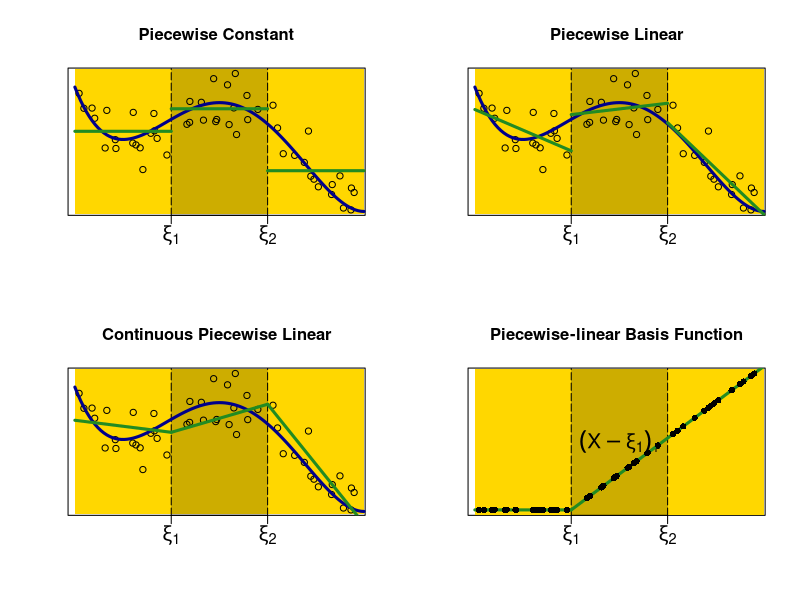

Reproduce this figure in R.
# recreating figure 5.1

# first generate some data from a distribution similar to that in the textbook
set.seed(5)
n = 50
x = runif(n, min=0, max=3)
# polynomial with first derivative tangent = 0 at x = 0.5, 1.5 and 3
true_func = function(x){0.25*x**4 - (5/3)*x**3 + (6.75/2)*x**2 - (2.25)*x + 10}
y = true_func(x) + rnorm(n,0,0.15)

# utility functions
positive_part <- function(x){x[x<0] <- 0; return(x)}
indicator_func <- function(x, min_, max_){
  return(ifelse((x >= min_) & (x < max_), 1, 0))
}

# script params
delta=0.01
xi_1 = 1
xi_2 = 2

par(mfrow=c(2,2))
# ------------------------------------------------------------------------------------
# plot the data for top left
plot(x, y, xlab = NA, ylab = NA, xaxt='n', yaxt='n', type = 'n', main = 'Piecewise Constant')
rect(0, par("usr")[3]+delta, xi_1, par("usr")[4]-delta,col = "gold1", border = NA)
rect(xi_1, par("usr")[3]+delta, xi_2, par("usr")[4]-delta,col = "gold3", border = NA)
rect(xi_2, par("usr")[3]+delta, 3, par("usr")[4]-delta, col = "gold1", border = NA)
abline(v=xi_1, lty=5)
abline(v=xi_2, lty=5)
points(x, y)
axis(side = 1, at = list(xi_1,xi_2), labels = c(expression(xi[1]), expression(xi[2])), cex.axis=1.5)
curve(true_func, from=0, to=3, add = TRUE,  col = 'darkblue', lwd = 3)


# fit piecewise constant
spline_mod <- lm(y ~ 0 + indicator_func(x, 0, xi_1) + indicator_func(x, xi_1, xi_2) + indicator_func(x, xi_2, 3))
predict_spline <- function(x, spline_mod, xi_1, xi_2){
  y <- indicator_func(x, 0, xi_1)*spline_mod$coefficients[[1]] + 
    indicator_func(x, xi_1, xi_2)*spline_mod$coefficients[[2]] + 
    indicator_func(x, xi_2, 3)*spline_mod$coefficients[[3]] 
  return(y)
}

plot_linear_segment <- function(min_, max_, spline_mod, xi_1, xi_2){
  epsilon = 0.0001  # deals with non continuous knots
  y0 = predict_spline(min_ + epsilon, spline_mod, xi_1, xi_2)
  y1 = predict_spline(max_ - epsilon, spline_mod, xi_1, xi_2)
  segments(x0=min_, y0 = y0, x1=max_, y1=y1, col='forestgreen', lwd = 3)
}
# add each of the segments individually
plot_linear_segment(0, xi_1, spline_mod, xi_1, xi_2)
plot_linear_segment(xi_1, xi_2, spline_mod, xi_1, xi_2)
plot_linear_segment(xi_2, 3, spline_mod, xi_1, xi_2)


# ------------------------------------------------------------------------------------
# plot the data for top right
plot(x, y, xlab = NA, ylab = NA, xaxt='n', yaxt='n', type = 'n', main = 'Piecewise Linear')
rect(0, par("usr")[3]+delta, xi_1, par("usr")[4]-delta,col = "gold1", border = NA)
rect(xi_1, par("usr")[3]+delta, xi_2, par("usr")[4]-delta,col = "gold3", border = NA)
rect(xi_2, par("usr")[3]+delta, 3, par("usr")[4]-delta, col = "gold1", border = NA)
abline(v=xi_1, lty=5)
abline(v=xi_2, lty=5)
points(x, y)
axis(side = 1, at = list(xi_1,xi_2), labels = c(expression(xi[1]), expression(xi[2])), cex.axis=1.5)
curve(true_func, from=0, to=3, add = TRUE,  col = 'darkblue', lwd = 3)


# fit piecewise linear
spline_mod <- lm(y ~ 0 + indicator_func(x, 0, xi_1) + indicator_func(x, xi_1, xi_2) +
                   indicator_func(x, xi_2, 3) + x:indicator_func(x, 0, xi_1) + 
                   x:indicator_func(x, xi_1, xi_2) + x:indicator_func(x, xi_2, 3))
predict_spline <- function(x, spline_mod, xi_1, xi_2){
  y <- indicator_func(x, 0, xi_1)*spline_mod$coefficients[[1]] + 
    indicator_func(x, xi_1, xi_2)*spline_mod$coefficients[[2]] + 
    indicator_func(x, xi_2, 3)*spline_mod$coefficients[[3]] +
    x*indicator_func(x, 0, xi_1)*spline_mod$coefficients[[4]] + 
    x*indicator_func(x, xi_1, xi_2)*spline_mod$coefficients[[5]] + 
    x*indicator_func(x, xi_2, 3)*spline_mod$coefficients[[6]]
  return(y)
}


plot_linear_segment <- function(min_, max_, spline_mod, xi_1, xi_2){
  epsilon = 0.0001  # deals with non continuous knots
  y0 = predict_spline(min_ + epsilon, spline_mod, xi_1, xi_2)
  y1 = predict_spline(max_ - epsilon, spline_mod, xi_1, xi_2)
  segments(x0=min_, y0 = y0, x1=max_, y1=y1, col='forestgreen', lwd = 3)
}
# add each of the segments individually
plot_linear_segment(0, xi_1, spline_mod, xi_1, xi_2)
plot_linear_segment(xi_1, xi_2, spline_mod, xi_1, xi_2)
plot_linear_segment(xi_2, 3, spline_mod, xi_1, xi_2)


# ------------------------------------------------------------------------------------
# plot the data for bottom left
plot(x, y, xlab = NA, ylab = NA, xaxt='n', yaxt='n', type = 'n', main = 'Continuous Piecewise Linear')
rect(0, par("usr")[3]+delta, xi_1, par("usr")[4]-delta,col = "gold1", border = NA)
rect(xi_1, par("usr")[3]+delta, xi_2, par("usr")[4]-delta,col = "gold3", border = NA)
rect(xi_2, par("usr")[3]+delta, 3, par("usr")[4]-delta, col = "gold1", border = NA)
abline(v=xi_1, lty=5)
abline(v=xi_2, lty=5)
points(x, y)
axis(side = 1, at = list(xi_1,xi_2), labels = c(expression(xi[1]), expression(xi[2])), cex.axis=1.5)
curve(true_func, from=0, to=3, add = TRUE,  col = 'darkblue', lwd = 3)

# fit continuous piecewise linear
spline_mod <- lm(y ~ 1 + x + positive_part(x-xi_1) + positive_part(x-xi_2))
predict_spline <- function(x, spline_mod, xi_1, xi_2){
  y <- spline_mod$coefficients[[1]] + x*spline_mod$coefficients[[2]] +
    positive_part(x-xi_1)*spline_mod$coefficients[[3]] + 
    positive_part(x-xi_2)*spline_mod$coefficients[[4]]
  return(y)
}

plot_linear_segment <- function(min_, max_, spline_mod, xi_1, xi_2){
  y0 = predict_spline(min_, spline_mod, xi_1, xi_2)
  y1 = predict_spline(max_, spline_mod, xi_1, xi_2)
  segments(x0=min_, y0 = y0, x1=max_, y1=y1, col='forestgreen', lwd = 3)
}
# add each of the segments individually
plot_linear_segment(0, xi_1, spline_mod, xi_1, xi_2)
plot_linear_segment(xi_1, xi_2, spline_mod, xi_1, xi_2)
plot_linear_segment(xi_2, 3, spline_mod, xi_1, xi_2)

# ------------------------------------------------------------------------------------
# plot the data for bottom right
plot(x, positive_part(x-xi_1), xlab = NA, ylab = NA, xaxt='n', yaxt='n', type = 'n', main = 'Piecewise-linear Basis Function')
rect(0, par("usr")[3]+delta, xi_1, par("usr")[4]-delta,col = "gold1", border = NA)
rect(xi_1, par("usr")[3]+delta, xi_2, par("usr")[4]-delta,col = "gold3", border = NA)
rect(xi_2, par("usr")[3]+delta, 3, par("usr")[4]-delta, col = "gold1", border = NA)
abline(v=xi_1, lty=5)
abline(v=xi_2, lty=5)
text(x=(xi_1+xi_2)/2, y=max(positive_part(x-xi_1))/2, labels = expression((X - xi[1])['+']), cex=1.5)
axis(side = 1, at = list(xi_1,xi_2), labels = c(expression(xi[1]), expression(xi[2])), cex.axis=1.5)

# add the two linear segments
segments(x0=0, y0 = positive_part(0-xi_1), x1=xi_1, y1=positive_part(xi_1-xi_1), col='forestgreen', lwd = 3)
segments(x0=xi_1, y0 = positive_part(xi_1-xi_1), x1=3, y1=positive_part(3-xi_1), col='forestgreen', lwd = 3)
points(x, positive_part(x-xi_1), pch=16)

# ------------------------------------------------------------------------------------

